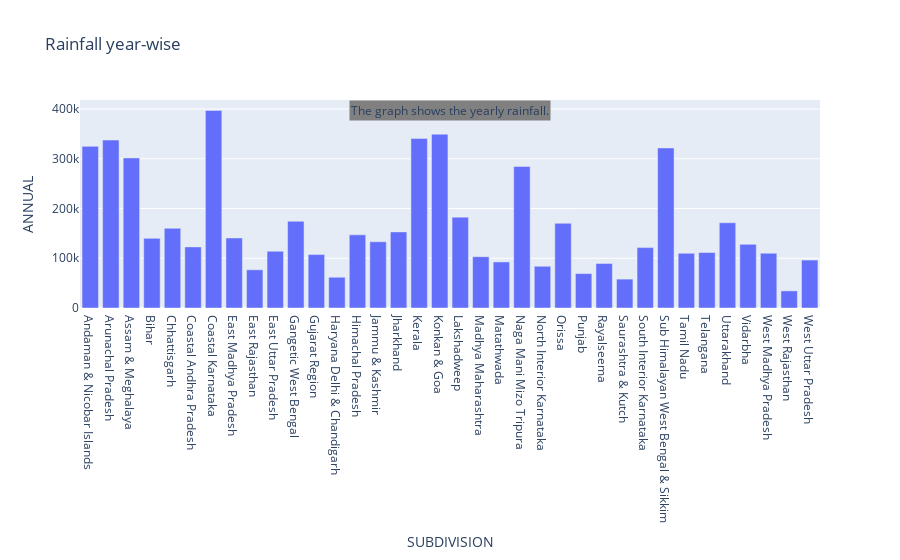

Here is the notebook cell this chart was saved with:
### Code cell
fig = px.bar(grouped_obj, x=grouped_obj.index, y='ANNUAL', title='Rainfall year-wise')
conclusion = 'The graph shows the yearly rainfall.'
fig.add_annotation(text=conclusion, xref='paper', yref='paper', x=.5, y=1, bgcolor='grey', showarrow=False, font=dict(size=12))

### Figure 1 — Plotly figure (JSON) as saved in the notebook; plotly's stock layout.template omitted (floating-point values rounded to 4 significant figures)
{"data": [{"alignmentgroup": "True", "hovertemplate": "SUBDIVISION=%{x}<br>ANNUAL=%{y}<extra></extra>", "legendgroup": "", "marker": {"color": "#636efa", "pattern": {"shape": ""}}, "name": "", "offsetgroup": "", "orientation": "v", "showlegend": false, "textposition": "auto", "type": "bar", "x": ["Andaman & Nicobar Islands", "Arunachal Pradesh", "Assam & Meghalaya", "Bihar", "Chhattisgarh", "Coastal Andhra Pradesh", "Coastal Karnataka", "East Madhya Pradesh", "East Rajasthan", "East Uttar Pradesh", "Gangetic West Bengal", "Gujarat Region", "Haryana Delhi & Chandigarh", "Himachal Pradesh", "Jammu & Kashmir", "Jharkhand", "Kerala", "Konkan & Goa", "Lakshadweep", "Madhya Maharashtra", "Matathwada", "Naga Mani Mizo Tripura", "North Interior Karnataka", "Orissa", "Punjab", "Rayalseema", "Saurashtra & Kutch", "South Interior Karnataka", "Sub Himalayan West Bengal & Sikkim", "Tamil Nadu", "Telangana", "Uttarakhand", "Vidarbha", "West Madhya Pradesh", "West Rajasthan", "West Uttar Pradesh"], "xaxis": "x", "y": [325000.0, 337700.0, 301800.0, 140000.0, 160200.0, 122900.0, 397300.0, 140800.0, 76810.0, 114200.0, 174400.0, 107400.0, 61830.0, 147000.0, 133200.0, 153000.0, 340968, 349500.0, 182700.0, 103100.0, 92630.0, 284600.0, 83910.0, 170300.0, 69200.0, 89500.0, 58080.0, 121400.0, 321813, 110000.0, 111500.0, 171300.0, 127945, 110200.0, 34410.0, 96396], "yaxis": "y"}], "layout": {"annotations": [{"bgcolor": "grey", "font": {"size": 12}, "showarrow": false, "text": "The graph shows the yearly rainfall.", "x": 0.5, "xref": "paper", "y": 1, "yref": "paper"}], "barmode": "relative", "legend": {"tracegroupgap": 0}, "title": {"text": "Rainfall year-wise"}, "xaxis": {"anchor": "y", "domain": [0, 1], "title": {"text": "SUBDIVISION"}}, "yaxis": {"anchor": "x", "domain": [0, 1], "title": {"text": "ANNUAL"}}}}
